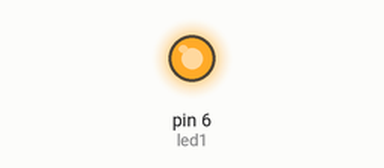
The sketch below on a simulated Arduino Uno, built with avr-gcc and run on an emulated ATmega328P. Parts: output pins drawn as LEDs (lit = HIGH).

Above: at 0.1 s.
At 1.1 s:
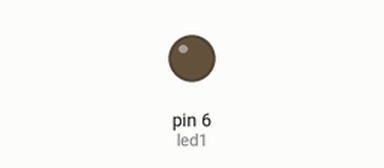
Timing chart, 0 to 2.6 s (numbered marks = the images above):
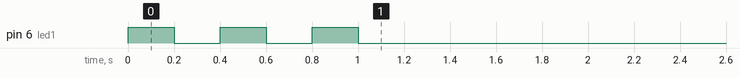

The sketch:

intermitent_3_cops.ino
```cpp
  // put your setup code here, to run once:
const int led1 = 6;          // donar nom al pin 6 de l’Arduino
unsigned long retard = 200;

void setup()
{
  pinMode (led1, OUTPUT);
  for (int i=0; i<3; i++)
  {
    digitalWrite (led1,1);
    delay (retard);
    digitalWrite (led1,0);
    delay (retard);
  }
}


void loop()
{}
```
